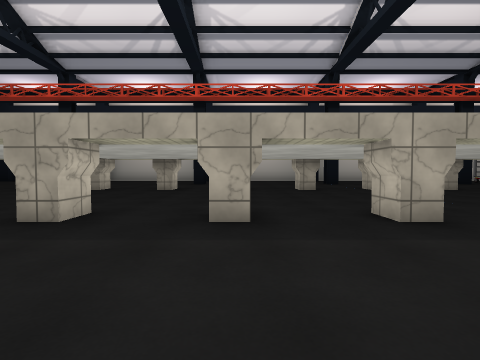
View 1 (above)

24 first-person views from a walk through a scene from a Unity 3-D project. The camera is 1.2 m above the floor, tilts 2° down and sees 85° across. The floor is counted in squares, 2 m on a side. Each view is taken from the middle of a square. On the plan, view 1 faces up. The plan holds only what a view shows up to about 9 squares ahead; the rest is blank. The place goes on beyond the plan. Some animated figures are not drawn. Some surface patterns are stand-ins.

View 2
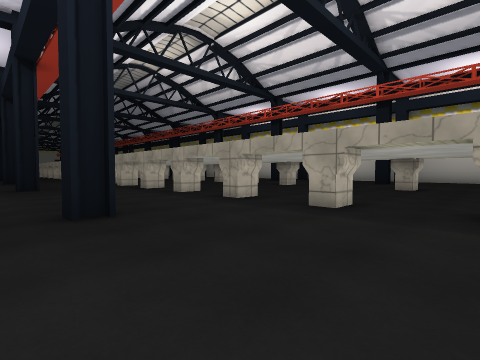

View 3
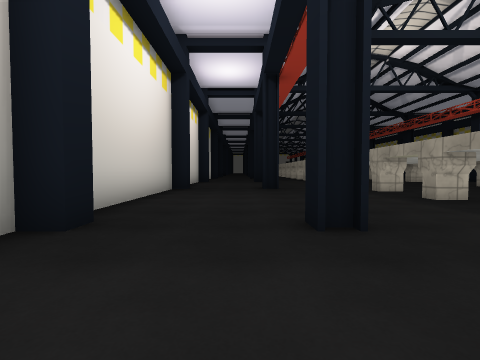

View 4
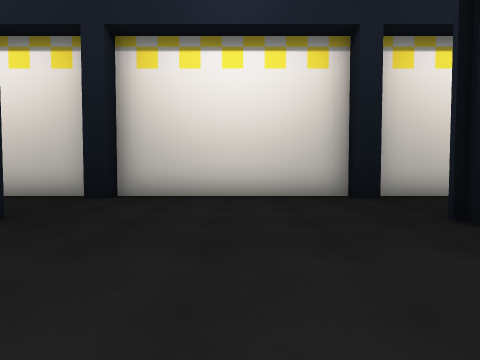

View 5
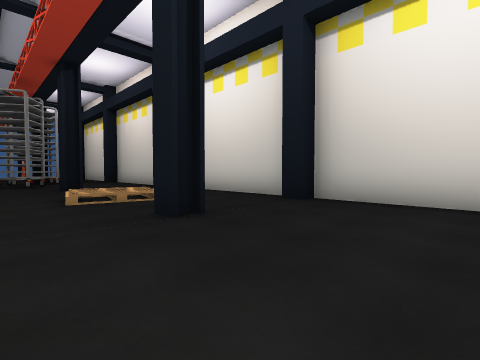

View 6
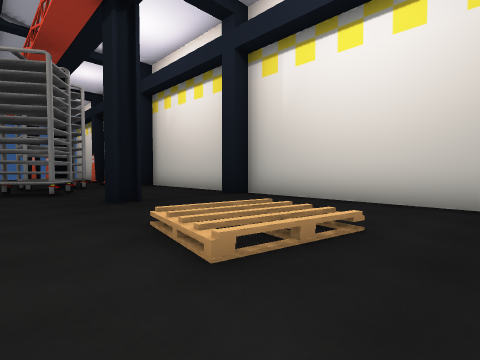

View 7
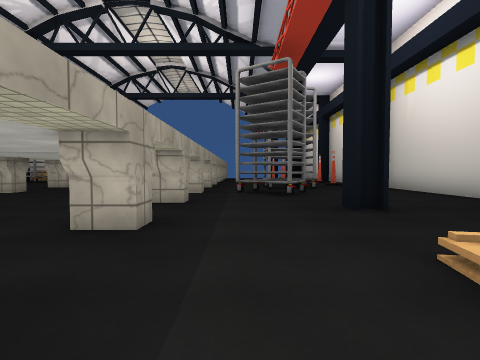

View 8
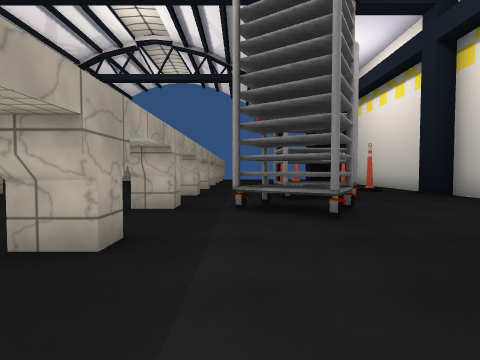

View 9
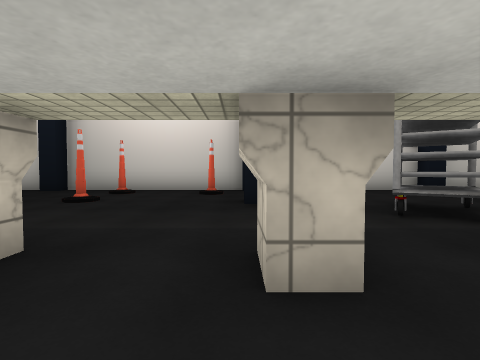

View 10
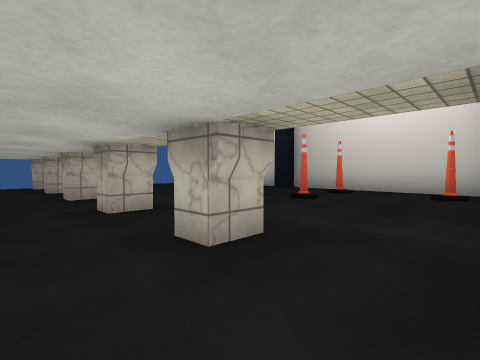

View 11
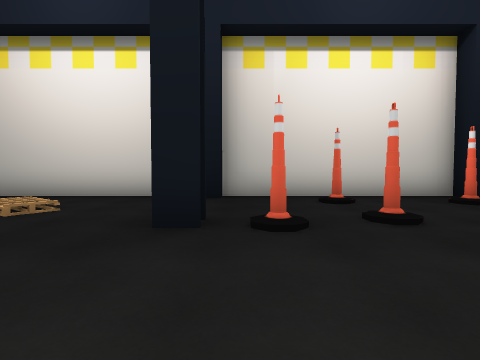

View 12
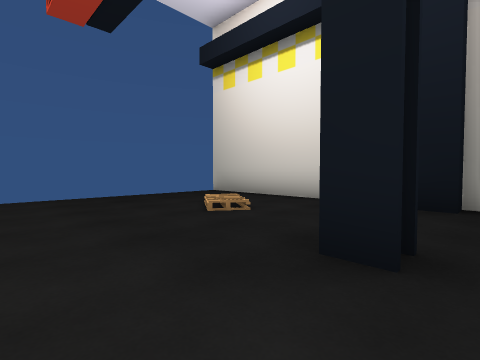

View 13
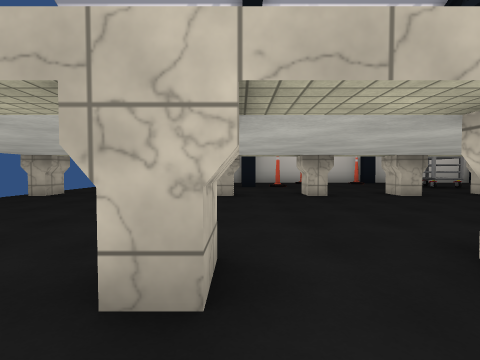

View 14
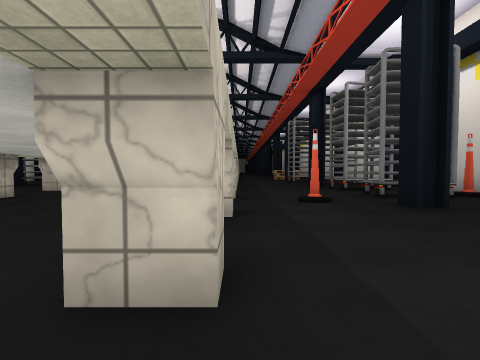

View 15
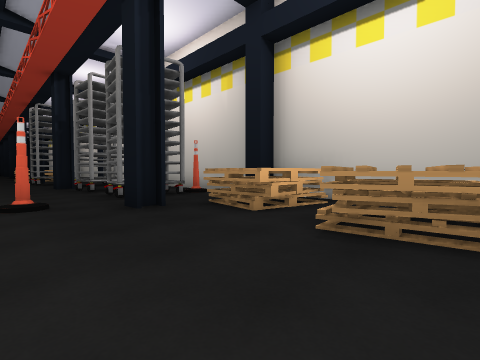

View 16
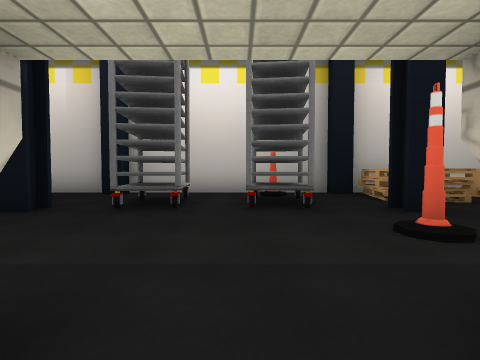

View 17
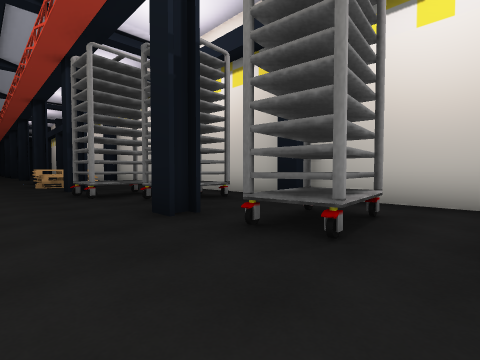

View 18
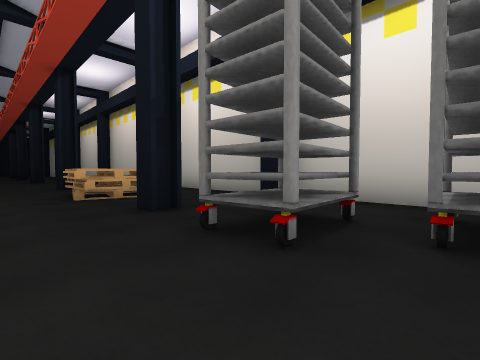

View 19
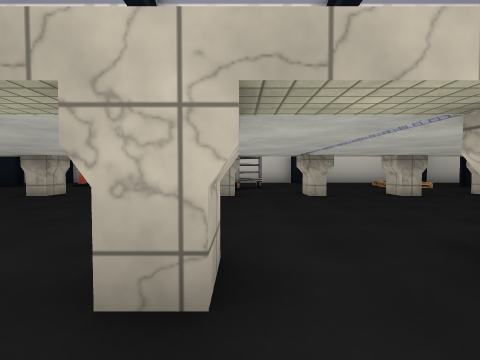

View 20
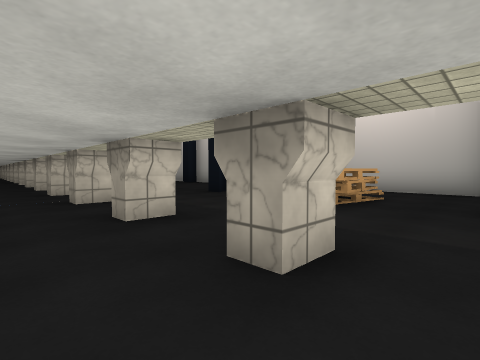

View 21
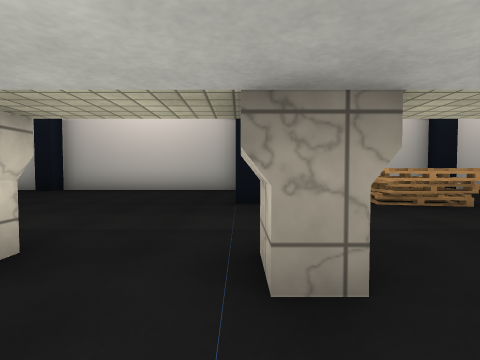

View 22
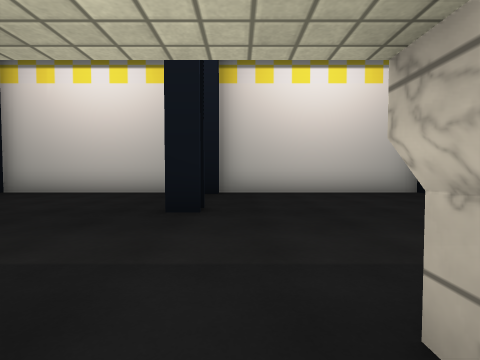

View 23
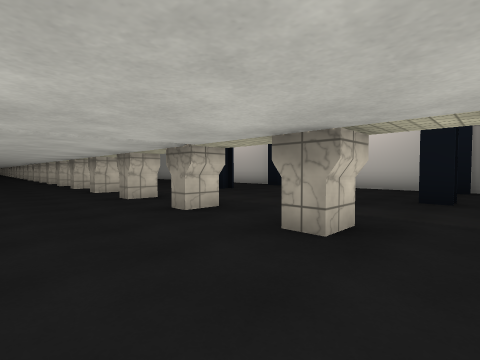

View 24
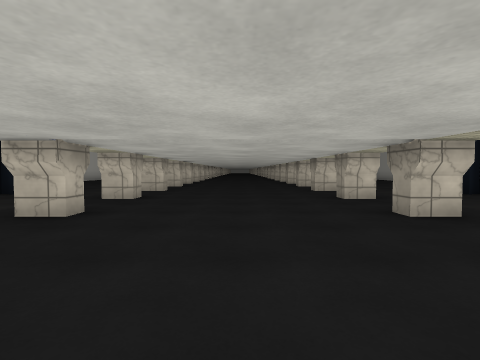

### Floor plan
Key: @ floor where view 1 was taken; # wall or solid block; x gap in a wall; . main floor; : floor 1.25 m higher than the main floor; = window, fence, low wall or low ledge; v drop or lower ground; C cone; P pallet.
Columns run from 8 left of view 1 to 27 right of it. Each row starts with its distance up from view 1.
 16 ############# #####################
 15 #.....#.....#  ...# ....#.....#...
 14  ............   ... ..=.....C.PP.v.
 13   ...........  P:...#.=..=#x=.PP.PP
 12 #.....#.....#..PP.#.==...#....#....
 11  ..................................
 10 .............................C.....
  9 .#.#..#.#.#.#..#.#.#.#..# #.#.#..#.
  8 ........................   .......
  7 .........................  .......
  6 ...............  ..................
  5 ..............  ....................
  4 .............  .....................
  3 .#.#..#.#.#.   #.#.#....#.#.#.#  #.#
  2 .....................#..............
  1 .....................=x=............
  0 #.....#.@...#.....#....=...C.C......
 -1  ...................................
 -2  ........................C.C........
 -3 #.....#.....#.....#.....#.....#.....
 -4 ####################################

Positions as (right, up) in squares from view 1, and headings:
1: (0, 0), facing up
2: (2, -1), facing up-left
3: (1, -1), facing left
4: (1, 3), facing down
5: (1, 2), facing down-right
6: (5, 2), facing down-right
7: (6, 2), facing right
8: (9, 2), facing right
9: (16, 5), facing down
10: (16, 5), facing down-right
11: (21, 3), facing down
12: (21, 2), facing down-right
13: (22, 10), facing down
14: (26, 9), facing left
15: (26, 10), facing up-left
16: (19, 8), facing up
17: (19, 10), facing up-left
18: (14, 10), facing up-left
19: (13, 10), facing down
20: (10, 7), facing up-left
21: (4, 7), facing up
22: (-1, 8), facing up
23: (-1, 6), facing up-left
24: (-1, 6), facing left
